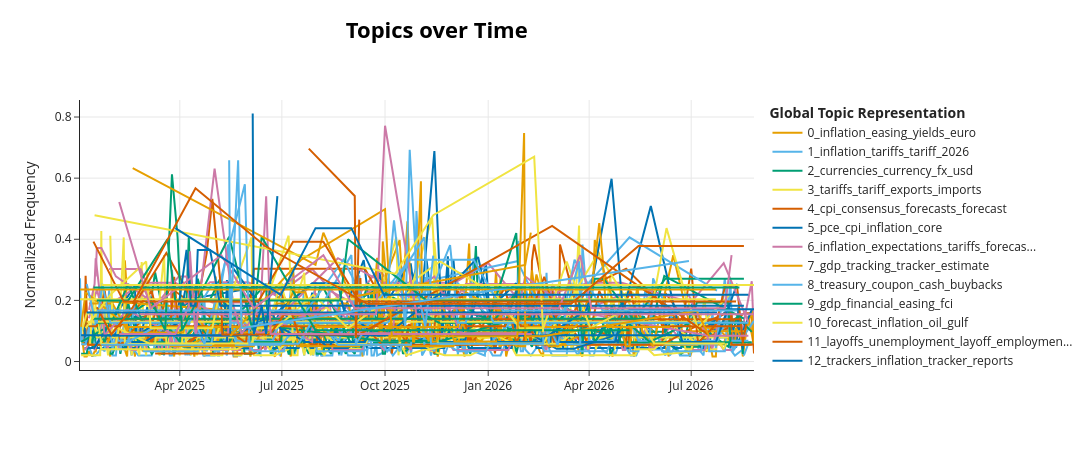

The cell this chart's notebook holds for it:
### Code cell
freq = topic_model.get_topic_info()
top_ids = freq[freq.Topic != -1]["Topic"].tolist()

fig = topic_model.visualize_topics_over_time(
    topics_over_time,
    topics=top_ids,        # só os 15 maiores
    normalize_frequency=True,
)

fig
